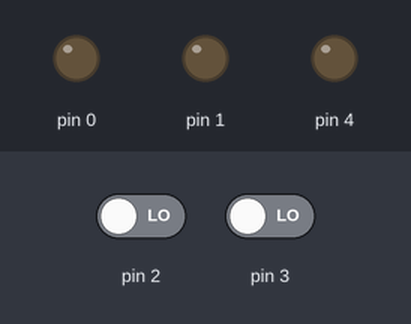
This sketch was run on a simulated Arduino Uno, built with avr-gcc and run on an emulated ATmega328P. Shown: output pins drawn as LEDs (lit = HIGH). Inputs (shaded band) come from the test bench; at power-on: pin 3 LOW, pin 2 LOW.

Above: at 1.2 s.
1.3 s: pin 3 driven HIGH
At 1.8 s:
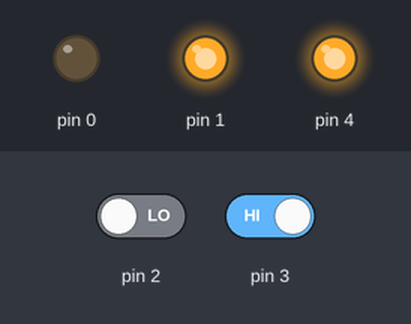
4.3 s: pin 2 driven HIGH
At 4.8 s:
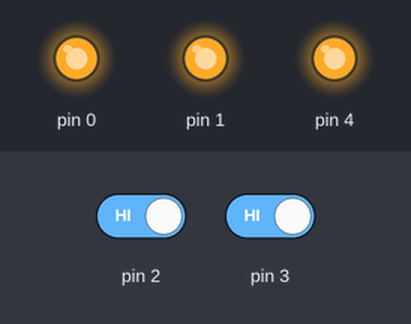
7.3 s: pin 2 driven LOW
At 7.8 s:
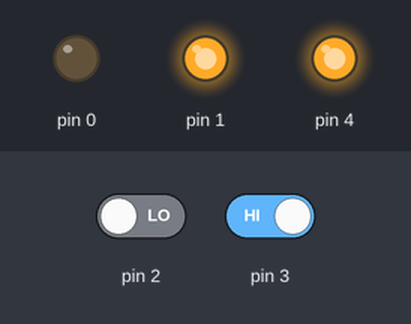
10.3 s: pin 3 driven LOW
At 11.1 s:
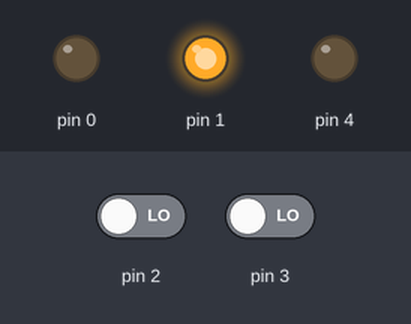
Timing chart, 0 to 12.8 s (numbered marks = the images above; inputs shaded):
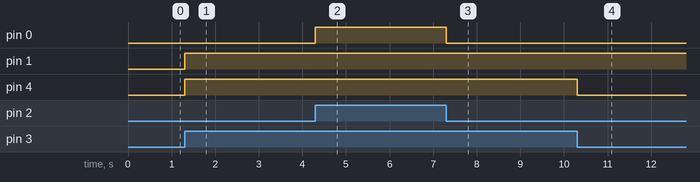

The sketch:

coronavirus_wearable_code.ino
```cpp
boolean mode = false;
boolean tilt = false;

void setup() {
  pinMode(3, INPUT);
  pinMode(4, OUTPUT);
  pinMode(0, OUTPUT);
  pinMode(1, OUTPUT);
  pinMode(2, INPUT);
}

void loop() {

  mode = digitalRead(2);

  tilt = digitalRead(3);

  if(tilt == true) {
    digitalWrite(4, HIGH);
    if (mode == true) {
      digitalWrite(0, HIGH);
      delay(100);
      digitalWrite(0, LOW);
      digitalWrite(4, LOW);
    }
    else if(mode == false) {
      digitalWrite(1, HIGH);
      delay(100);
      digitalWrite(0, LOW);
      digitalWrite(4, LOW);
    }
  }
}
```

Measured:
- after the input at 1.3 s, pin 1, pin 4: LOW → HIGH at once
- after the input at 4.3 s, pin 0: LOW → HIGH at once
- after the input at 7.3 s, pin 0: HIGH → LOW at once
- after the input at 10.3 s, pin 4: HIGH → LOW at once
